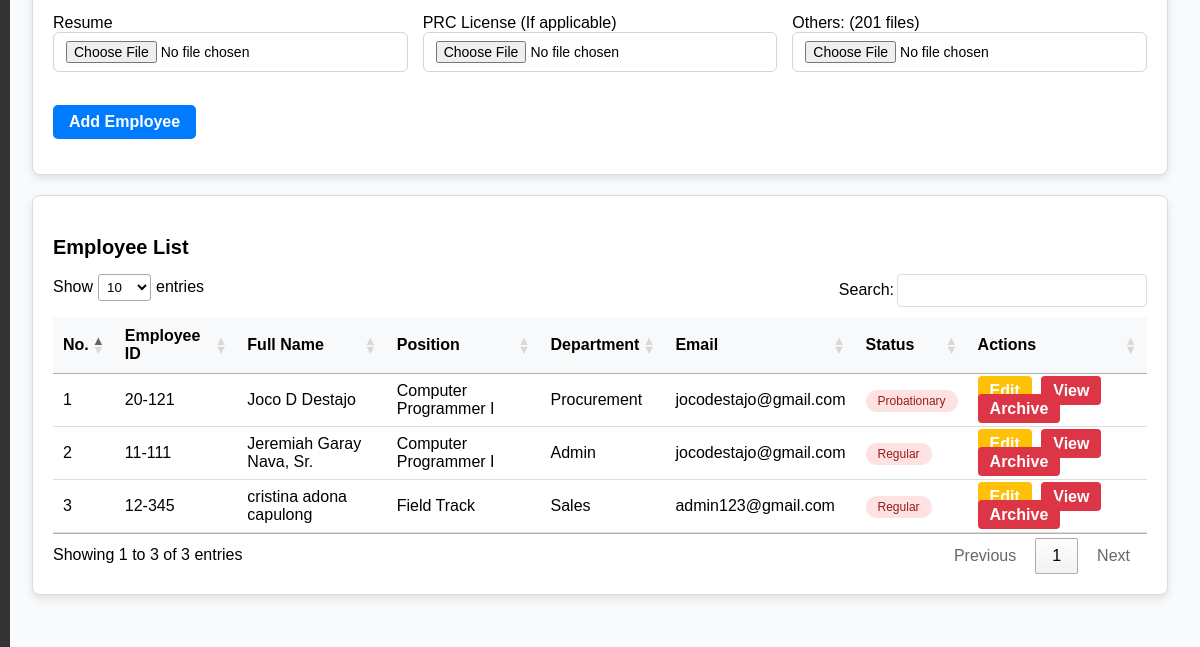
/superadmin/employees.php (signed in, lower part), run on an earlier commit of the app's database.
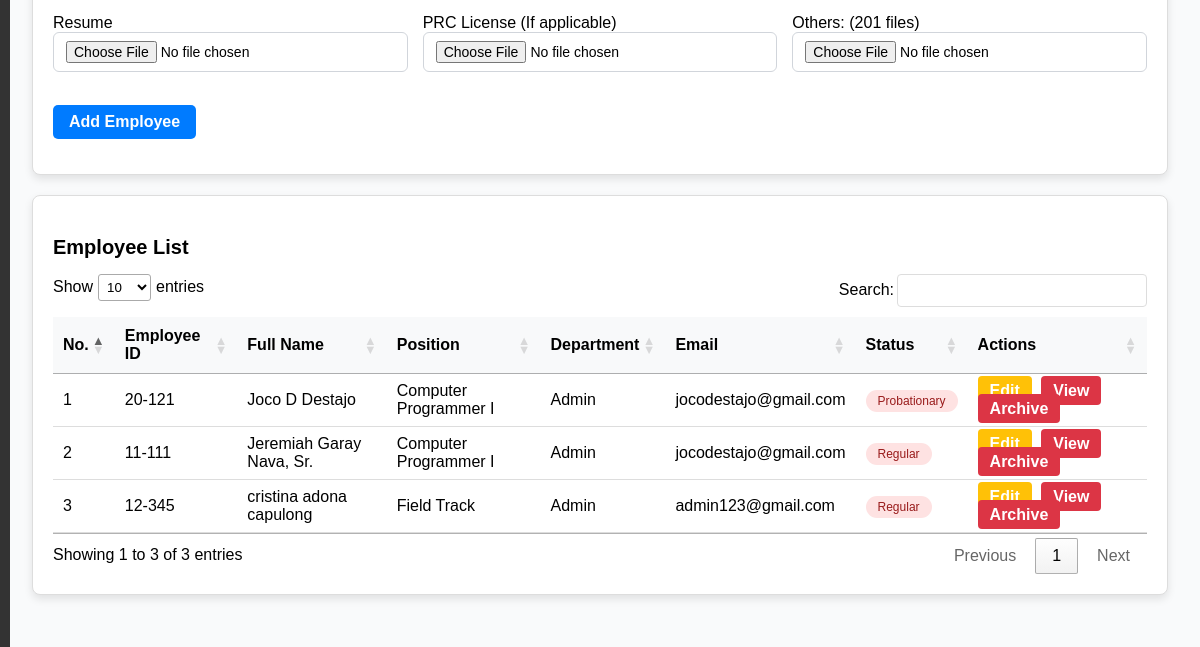
And on a later commit of the database.
### tables this page shows
CREATE TABLE `employees` (
  `id` int(11) NOT NULL,
  `last_name` varchar(255) NOT NULL,
  `first_name` varchar(255) NOT NULL,
  `middle_name` varchar(255) NOT NULL,
  `suffix` varchar(255) NOT NULL,
  `gender` varchar(32) NOT NULL,
  `email` varchar(100) NOT NULL,
  `position` varchar(255) NOT NULL,
  `hire_date` date NOT NULL,
  `department` varchar(255) NOT NULL,
  `employment_status` varchar(255) NOT NULL,
  `employee_id` int(20) NOT NULL,
  `user_type` int(11) NOT NULL DEFAULT 2 COMMENT '1=admin, 2=staff, 3=super admin',
  `password` varchar(255) NOT NULL,
  `e_status` int(11) NOT NULL DEFAULT 1,
  `date_of_birth` date DEFAULT NULL,
  `contact_number` varchar(20) DEFAULT NULL,
  `perma_address` text DEFAULT NULL,
  `civil_status` varchar(10) DEFAULT NULL,
  `sss_number` varchar(15) DEFAULT NULL,
  `philhealth_number` varchar(15) DEFAULT NULL,
  `pagibig_number` varchar(15) DEFAULT NULL,
  `tin_number` varchar(15) DEFAULT NULL,
  `emergency_contact_name` varchar(50) DEFAULT NULL,
  `emergency_contact_number` varchar(15) DEFAULT NULL,
  `educational_background` enum('High School Graduate','Vocational Graduate','College Undergraduate','College Graduate','Postgraduate') DEFAULT NULL,
  `skills` text DEFAULT NULL,
  `username` varchar(255) NOT NULL,
  `sick_leave` int(11) NOT NULL DEFAULT 0,
  `vacation_leave` int(11) NOT NULL DEFAULT 0,
  `maternity_leave` int(11) NOT NULL DEFAULT 0,
  `paternity_leave` int(11) NOT NULL DEFAULT 0,
  `medical` mediumblob DEFAULT NULL,
  `tor` mediumblob DEFAULT NULL,
  `nbi_clearance` mediumblob DEFAULT NULL,
  `resume` mediumblob DEFAULT NULL,
  `prc` mediumblob DEFAULT NULL,
  `others` mediumblob DEFAULT NULL,
  `is_archived` tinyint(1) DEFAULT 0
);

### superadmin/employees.php (the view, shortened to what the changed rows need)
<?php
    $conn = mysqli_connect('localhost', 'root', '', 'esetech');
    $sql = "SELECT * FROM employees WHERE is_archived = 0";
    $result = mysqli_query($conn, $sql);
$searchQuery = '';
$sql = "SELECT * FROM employees WHERE is_archived = 0";
if (!empty($searchQuery)) {
    $sql .= " AND (LOWER(last_name) LIKE LOWER(?)
              OR LOWER(first_name) LIKE LOWER(?)
              OR LOWER(middle_name) LIKE LOWER(?)
              OR LOWER(email) LIKE LOWER(?)
              OR LOWER(position) LIKE LOWER(?)
              OR LOWER(department) LIKE LOWER(?)
              OR LOWER(employment_status) LIKE LOWER(?)
              OR LOWER(employee_id) LIKE LOWER(?)
              OR LOWER(date_of_birth) LIKE LOWER(?)
              OR LOWER(contact_number) LIKE LOWER(?)
              OR LOWER(perma_address) LIKE LOWER(?)
              OR LOWER(civil_status) LIKE LOWER(?)
              OR LOWER(sss_number) LIKE LOWER(?)
              OR LOWER(philhealth_number) LIKE LOWER(?)
              OR LOWER(pagibig_number) LIKE LOWER(?)
              OR LOWER(tin_number) LIKE LOWER(?)
              OR LOWER(emergency_contact_name) LIKE LOWER(?)
              OR LOWER(emergency_contact_number) LIKE LOWER(?)
              OR LOWER(educational_background) LIKE LOWER(?)
              OR LOWER(skills) LIKE LOWER(?)
              OR LOWER(username) LIKE LOWER(?))";
    $sql .= " ORDER BY id DESC";
    $stmt = mysqli_prepare($conn, $sql);
    $searchParam = '%' . $searchQuery . '%';
    mysqli_stmt_bind_param($stmt, 'ssssssssssssssssssss',
        $searchParam, $searchParam, $searchParam, $searchParam,
        $searchParam, $searchParam, $searchParam, $searchParam,
        $searchParam, $searchParam, $searchParam, $searchParam,
        $searchParam, $searchParam, $searchParam, $searchParam,
        $searchParam, $searchParam, $searchParam, $searchParam,
        $searchParam
    );
    mysqli_stmt_execute($stmt);
    $result = mysqli_stmt_get_result($stmt);
} else {
    $sql .= " ORDER BY id DESC";
    $result = mysqli_query($conn, $sql);
}
include('header.php');
?>
<link rel="stylesheet" href="https://cdn.datatables.net/1.13.5/css/jquery.dataTables.min.css" />
            <div class="card">
            <div class="card-header">
    <div class="card-body">
        <table id="myTable" class="employee-table">
            <thead>
                <tr>
                    <th>No.</th>
                    <th>Employee ID</th>
                    <th>Full Name</th>
                    <th>Position</th>
                    <th>Department</th>
                    <th>Email</th>
                    <th>Status</th>
                    <th>Actions</th>
                </tr>
            </thead>
            <tbody>
                <?php
                    $counter = 1;
                    while ($employee = mysqli_fetch_assoc($result)):
                ?>
                    <tr>
                        <td><?php echo $counter++; ?></td>
                        <td class="employee_id_display"><?php echo $employee['employee_id']; ?></td>
                        <td>
                            <?php
                                $full_name = trim($employee['first_name'] . ' ' . $employee['middle_name'] . ' ' . $employee['last_name']);
                                if (!empty($employee['suffix'])) {
                                    $full_name .= ', ' . $employee['suffix'];
                                }
                                echo $full_name;
                            ?>
                        </td>
                        <td><?php echo $employee['position']; ?></td>
                        <td><?php echo $employee['department']; ?></td>
                        <td><?php echo $employee['email']; ?></td>
                        <td>
                            <span class="<?php echo $employee['employment_status'] === 'Active' ? 'status-active' : 'status-inactive'; ?>">
                                <?php echo $employee['employment_status']; ?>
                            </span>
                        </td>
                        <td class="action-buttons">
                            <a href="./edit_employee?id=<?php echo $employee['id']; ?>" class="btn btn-warning">Edit</a>
                            <a href="./view_employee?id=<?php echo $employee['id']; ?>" class="btn btn-danger">View</a>
                            <a href="?delete_id=<?php echo $employee['id']; ?>" class="btn btn-danger" onclick="return confirm('Are you sure you want to Archive this employee?');">Archive</a>
                        </td>
                    </tr>
                <?php endwhile; ?>
            </tbody>
        </table>
    </div>
</div>
</div>
<?php include('footer.php'); ?>

What changed in the data, as far as the page shows it:
changed employees "Joco D Destajo": department "Procurement" → "Admin"
changed employees "cristina adona capulong": department "Sales" → "Admin"
